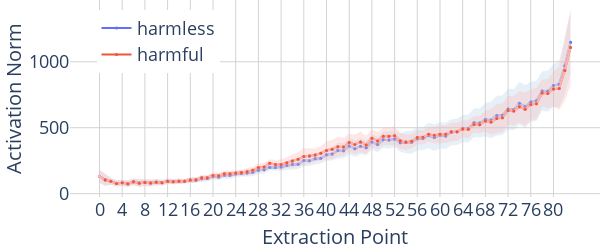

The notebook cell saved with this chart:
### Code cell
import plotly 

num_layers, num_act_modules, num_tokens = similarity_scores.shape

chosen_token = -1
colour_map = {
    "harmless": plotly.colors.qualitative.Plotly[0],
    "harmful": plotly.colors.qualitative.Plotly[1],
    "neutral": plotly.colors.qualitative.Plotly[3],
}
colour_map_light = {
    "harmless": plotly.colors.qualitative.Pastel1[1],
    "harmful": plotly.colors.qualitative.Pastel1[0],
    "neutral": plotly.colors.qualitative.Pastel1[3],
}
colour_map_opaque = {
    "harmless": None,
    "harmful": "rgba(251, 180, 174, 0.3)",
    "harmless": "rgba(179, 205, 227, 0.3)",
}

# layers x resid_modules x tokens x batch x dim
acts = {"harmful": harmful_acts, "harmless": harmless_acts}

categories = ["harmless", "harmful"]
resid_modules = ["pre", "mid"]

x_values = sum([[f"{l}", f"{l}-mid"] for l in range(num_layers)], [])
x_values = [str(i) for i in range(2 * num_layers)]

fig = go.Figure()

for category in categories:
    normed_acts = acts[category].norm(dim=-1)
    mean_normed_acts = normed_acts.mean(dim=-1)

    y_values = mean_normed_acts[..., chosen_token].flatten()

    # mean
    fig.add_trace(
        go.Scatter(
            x=x_values,
            y=y_values,
            name=category,
            mode="lines+markers",
            yaxis="y",
            marker=dict(color=colour_map[category], size=3),
            showlegend=True,
        )
    )
    fig.add_trace(
        go.Scatter(
            x=x_values,
            y=y_values,
            mode="lines+markers",
            yaxis="y",
            marker=dict(color=colour_map_light[category], size=3),
            showlegend=False,
        )
    )

    # variance
    fig.add_trace(
        variance_plot(
            x=x_values,
            y=normed_acts[:, :, chosen_token].reshape(-1, normed_acts.shape[-1]),
            yaxis="y",
            fillcolor=colour_map_opaque[category],
            showlegend=False,
        )
    )

    # dot markers
    fig.add_trace(
        go.Scatter(
            x=x_values[1::],
            y=y_values[1::],
            name=f"{category}",
            mode="markers",
            yaxis="y",
            marker=dict(color=colour_map[category], size=3),
            showlegend=False,
        )
    )
    # for module_idx, module_name in enumerate(resid_modules):
    #     if module_name == "mid":
    #         colour = colour_map[category]
    #     else:
    #         colour = colour_map_light[category]
    #     fig.add_trace(
    #         go.Scatter(
    #             x=x_values[module_idx::2],
    #             y=y_values[module_idx::2],
    #             name=f"{category}-{module_name}",
    #             mode="markers",
    #             yaxis="y",
    #             marker=dict(color=colour, size=3),
    #             showlegend=True,
    #         )
    #     )


fig.update_layout(
    # title=f"Activation norms at each layer for {MODEL_PATH}",
    plot_bgcolor="white",
    grid=dict(rows=1, columns=1),
    xaxis=dict(
        type="category",
        dtick=4,
        title=dict(text="Extraction Point", font=dict(size=20)),
        gridcolor="lightgrey",
        tickfont=dict(size=18),
    ),
    yaxis=dict(
        title=dict(text="Activation Norm", font=dict(size=20)),
        gridcolor="lightgrey",
        zeroline=False,
        tickfont=dict(size=18),
    ),
    hovermode="x unified",
    height=250,
    # width=20 + 12 * len(x_values),
    width=600,
    margin=dict(l=0, r=0, t=0, b=0),
    legend=dict(x=0.05, y=0.95, font=dict(size=18)),
)
fig.show()

### Figure 1 — Plotly figure (JSON) as saved in the notebook; plotly's stock layout.template omitted (floating-point values rounded to 4 significant figures; data arrays with more than 128 entries replaced by an {"elided": "..."} marker saying what was removed)
{"data": [{"marker": {"color": "#636EFA", "size": 3}, "mode": "lines+markers", "name": "harmless", "showlegend": true, "type": "scatter", "x": ["0", "1", "2", "3", "4", "5", "6", "7", "8", "9", "10", "11", "12", "13", "14", "15", "16", "17", "18", "19", "20", "21", "22", "23", "24", "25", "26", "27", "28", "29", "30", "31", "32", "33", "34", "35", "36", "37", "38", "39", "40", "41", "42", "43", "44", "45", "46", "47", "48", "49", "50", "51", "52", "53", "54", "55", "56", "57", "58", "59", "60", "61", "62", "63", "64", "65", "66", "67", "68", "69", "70", "71", "72", "73", "74", "75", "76", "77", "78", "79", "80", "81", "82", "83"], "y": [132.3, 104.2, 93.02, 77.3, 82.34, 75.84, 90.27, 80.41, 85.99, 81.41, 88.61, 84.08, 95.0, 91.57, 94.66, 93.82, 102.7, 102.2, 112.6, 114.6, 129.5, 127.3, 140.0, 139.4, 148.6, 152.8, 155.8, 161.7, 177.9, 180.6, 200.1, 197.7, 201.8, 213.5, 221.6, 222.5, 250.9, 249.5, 264.4, 268.4, 294.6, 301.2, 327.1, 325.7, 361.7, 341.3, 360.0, 347.4, 391.2, 372.3, 408.4, 407.5, 415.3, 386.8, 390.8, 390.6, 416.7, 417.4, 441.4, 425.0, 442.1, 438.0, 465.7, 468.6, 493.6, 493.6, 538.0, 535.4, 561.6, 559.4, 592.1, 594.6, 641.1, 637.7, 685.1, 661.1, 695.4, 703.9, 778.6, 777.2, 819.7, 830.0, 969.1, 1149.0], "yaxis": "y"}, {"marker": {"color": "rgb(179,205,227)", "size": 3}, "mode": "lines+markers", "showlegend": false, "type": "scatter", "x": ["0", "1", "2", "3", "4", "5", "6", "7", "8", "9", "10", "11", "12", "13", "14", "15", "16", "17", "18", "19", "20", "21", "22", "23", "24", "25", "26", "27", "28", "29", "30", "31", "32", "33", "34", "35", "36", "37", "38", "39", "40", "41", "42", "43", "44", "45", "46", "47", "48", "49", "50", "51", "52", "53", "54", "55", "56", "57", "58", "59", "60", "61", "62", "63", "64", "65", "66", "67", "68", "69", "70", "71", "72", "73", "74", "75", "76", "77", "78", "79", "80", "81", "82", "83"], "y": [132.3, 104.2, 93.02, 77.3, 82.34, 75.84, 90.27, 80.41, 85.99, 81.41, 88.61, 84.08, 95.0, 91.57, 94.66, 93.82, 102.7, 102.2, 112.6, 114.6, 129.5, 127.3, 140.0, 139.4, 148.6, 152.8, 155.8, 161.7, 177.9, 180.6, 200.1, 197.7, 201.8, 213.5, 221.6, 222.5, 250.9, 249.5, 264.4, 268.4, 294.6, 301.2, 327.1, 325.7, 361.7, 341.3, 360.0, 347.4, 391.2, 372.3, 408.4, 407.5, 415.3, 386.8, 390.8, 390.6, 416.7, 417.4, 441.4, 425.0, 442.1, 438.0, 465.7, 468.6, 493.6, 493.6, 538.0, 535.4, 561.6, 559.4, 592.1, 594.6, 641.1, 637.7, 685.1, 661.1, 695.4, 703.9, 778.6, 777.2, 819.7, 830.0, 969.1, 1149.0], "yaxis": "y"}, {"fill": "toself", "fillcolor": "rgba(179, 205, 227, 0.3)", "line": {"color": "rgba(179, 205, 227, 0.3)", "width": 0}, "mode": "lines", "showlegend": false, "type": "scatter", "x": {"elided": "168 str values"}, "y": {"elided": "168 float values"}, "yaxis": "y"}, {"marker": {"color": "#636EFA", "size": 3}, "mode": "markers", "name": "harmless", "showlegend": false, "type": "scatter", "x": ["1", "2", "3", "4", "5", "6", "7", "8", "9", "10", "11", "12", "13", "14", "15", "16", "17", "18", "19", "20", "21", "22", "23", "24", "25", "26", "27", "28", "29", "30", "31", "32", "33", "34", "35", "36", "37", "38", "39", "40", "41", "42", "43", "44", "45", "46", "47", "48", "49", "50", "51", "52", "53", "54", "55", "56", "57", "58", "59", "60", "61", "62", "63", "64", "65", "66", "67", "68", "69", "70", "71", "72", "73", "74", "75", "76", "77", "78", "79", "80", "81", "82", "83"], "y": [104.2, 93.02, 77.3, 82.34, 75.84, 90.27, 80.41, 85.99, 81.41, 88.61, 84.08, 95.0, 91.57, 94.66, 93.82, 102.7, 102.2, 112.6, 114.6, 129.5, 127.3, 140.0, 139.4, 148.6, 152.8, 155.8, 161.7, 177.9, 180.6, 200.1, 197.7, 201.8, 213.5, 221.6, 222.5, 250.9, 249.5, 264.4, 268.4, 294.6, 301.2, 327.1, 325.7, 361.7, 341.3, 360.0, 347.4, 391.2, 372.3, 408.4, 407.5, 415.3, 386.8, 390.8, 390.6, 416.7, 417.4, 441.4, 425.0, 442.1, 438.0, 465.7, 468.6, 493.6, 493.6, 538.0, 535.4, 561.6, 559.4, 592.1, 594.6, 641.1, 637.7, 685.1, 661.1, 695.4, 703.9, 778.6, 777.2, 819.7, 830.0, 969.1, 1149.0], "yaxis": "y"}, {"marker": {"color": "#EF553B", "size": 3}, "mode": "lines+markers", "name": "harmful", "showlegend": true, "type": "scatter", "x": ["0", "1", "2", "3", "4", "5", "6", "7", "8", "9", "10", "11", "12", "13", "14", "15", "16", "17", "18", "19", "20", "21", "22", "23", "24", "25", "26", "27", "28", "29", "30", "31", "32", "33", "34", "35", "36", "37", "38", "39", "40", "41", "42", "43", "44", "45", "46", "47", "48", "49", "50", "51", "52", "53", "54", "55", "56", "57", "58", "59", "60", "61", "62", "63", "64", "65", "66", "67", "68", "69", "70", "71", "72", "73", "74", "75", "76", "77", "78", "79", "80", "81", "82", "83"], "y": [132.3, 105.4, 94.23, 77.05, 82.19, 75.39, 89.87, 79.41, 84.91, 80.31, 87.54, 82.21, 94.43, 90.16, 94.22, 93.55, 103.6, 104.8, 121.0, 121.0, 137.6, 136.3, 150.9, 150.5, 156.0, 160.0, 166.6, 176.7, 197.7, 201.5, 229.9, 221.9, 221.7, 234.9, 248.3, 261.7, 281.4, 285.3, 293.3, 306.3, 327.4, 336.0, 355.7, 354.3, 388.2, 372.6, 392.2, 369.1, 420.0, 400.3, 434.7, 434.6, 439.6, 401.1, 390.6, 397.6, 426.4, 427.3, 449.9, 443.3, 450.0, 450.8, 469.4, 469.5, 490.1, 488.7, 523.9, 522.2, 550.3, 543.9, 569.7, 574.9, 630.5, 627.7, 659.6, 640.9, 676.2, 681.6, 762.9, 759.3, 794.2, 797.9, 934.3, 1109.0], "yaxis": "y"}, {"marker": {"color": "rgb(251,180,174)", "size": 3}, "mode": "lines+markers", "showlegend": false, "type": "scatter", "x": ["0", "1", "2", "3", "4", "5", "6", "7", "8", "9", "10", "11", "12", "13", "14", "15", "16", "17", "18", "19", "20", "21", "22", "23", "24", "25", "26", "27", "28", "29", "30", "31", "32", "33", "34", "35", "36", "37", "38", "39", "40", "41", "42", "43", "44", "45", "46", "47", "48", "49", "50", "51", "52", "53", "54", "55", "56", "57", "58", "59", "60", "61", "62", "63", "64", "65", "66", "67", "68", "69", "70", "71", "72", "73", "74", "75", "76", "77", "78", "79", "80", "81", "82", "83"], "y": [132.3, 105.4, 94.23, 77.05, 82.19, 75.39, 89.87, 79.41, 84.91, 80.31, 87.54, 82.21, 94.43, 90.16, 94.22, 93.55, 103.6, 104.8, 121.0, 121.0, 137.6, 136.3, 150.9, 150.5, 156.0, 160.0, 166.6, 176.7, 197.7, 201.5, 229.9, 221.9, 221.7, 234.9, 248.3, 261.7, 281.4, 285.3, 293.3, 306.3, 327.4, 336.0, 355.7, 354.3, 388.2, 372.6, 392.2, 369.1, 420.0, 400.3, 434.7, 434.6, 439.6, 401.1, 390.6, 397.6, 426.4, 427.3, 449.9, 443.3, 450.0, 450.8, 469.4, 469.5, 490.1, 488.7, 523.9, 522.2, 550.3, 543.9, 569.7, 574.9, 630.5, 627.7, 659.6, 640.9, 676.2, 681.6, 762.9, 759.3, 794.2, 797.9, 934.3, 1109.0], "yaxis": "y"}, {"fill": "toself", "fillcolor": "rgba(251, 180, 174, 0.3)", "line": {"color": "rgba(251, 180, 174, 0.3)", "width": 0}, "mode": "lines", "showlegend": false, "type": "scatter", "x": {"elided": "168 str values"}, "y": {"elided": "168 float values"}, "yaxis": "y"}, {"marker": {"color": "#EF553B", "size": 3}, "mode": "markers", "name": "harmful", "showlegend": false, "type": "scatter", "x": ["1", "2", "3", "4", "5", "6", "7", "8", "9", "10", "11", "12", "13", "14", "15", "16", "17", "18", "19", "20", "21", "22", "23", "24", "25", "26", "27", "28", "29", "30", "31", "32", "33", "34", "35", "36", "37", "38", "39", "40", "41", "42", "43", "44", "45", "46", "47", "48", "49", "50", "51", "52", "53", "54", "55", "56", "57", "58", "59", "60", "61", "62", "63", "64", "65", "66", "67", "68", "69", "70", "71", "72", "73", "74", "75", "76", "77", "78", "79", "80", "81", "82", "83"], "y": [105.4, 94.23, 77.05, 82.19, 75.39, 89.87, 79.41, 84.91, 80.31, 87.54, 82.21, 94.43, 90.16, 94.22, 93.55, 103.6, 104.8, 121.0, 121.0, 137.6, 136.3, 150.9, 150.5, 156.0, 160.0, 166.6, 176.7, 197.7, 201.5, 229.9, 221.9, 221.7, 234.9, 248.3, 261.7, 281.4, 285.3, 293.3, 306.3, 327.4, 336.0, 355.7, 354.3, 388.2, 372.6, 392.2, 369.1, 420.0, 400.3, 434.7, 434.6, 439.6, 401.1, 390.6, 397.6, 426.4, 427.3, 449.9, 443.3, 450.0, 450.8, 469.4, 469.5, 490.1, 488.7, 523.9, 522.2, 550.3, 543.9, 569.7, 574.9, 630.5, 627.7, 659.6, 640.9, 676.2, 681.6, 762.9, 759.3, 794.2, 797.9, 934.3, 1109.0], "yaxis": "y"}], "layout": {"grid": {"columns": 1, "rows": 1}, "height": 250, "hovermode": "x unified", "legend": {"font": {"size": 18}, "x": 0.05, "y": 0.95}, "margin": {"b": 0, "l": 0, "r": 0, "t": 0}, "plot_bgcolor": "white", "width": 600, "xaxis": {"dtick": 4, "gridcolor": "lightgrey", "tickfont": {"size": 18}, "title": {"font": {"size": 20}, "text": "Extraction Point"}, "type": "category"}, "yaxis": {"gridcolor": "lightgrey", "tickfont": {"size": 18}, "title": {"font": {"size": 20}, "text": "Activation Norm"}, "zeroline": false}}}
